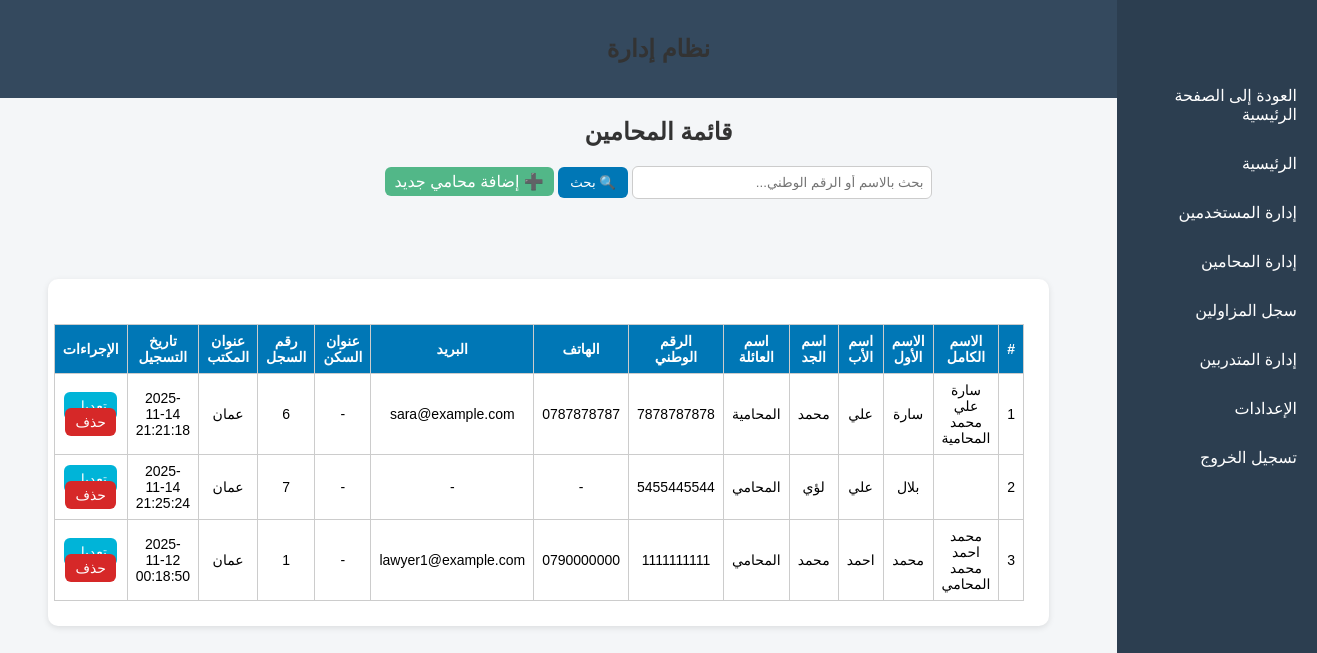
The app's page /admin/lawyers/syndicate_lawyers.php (signed in), older data.
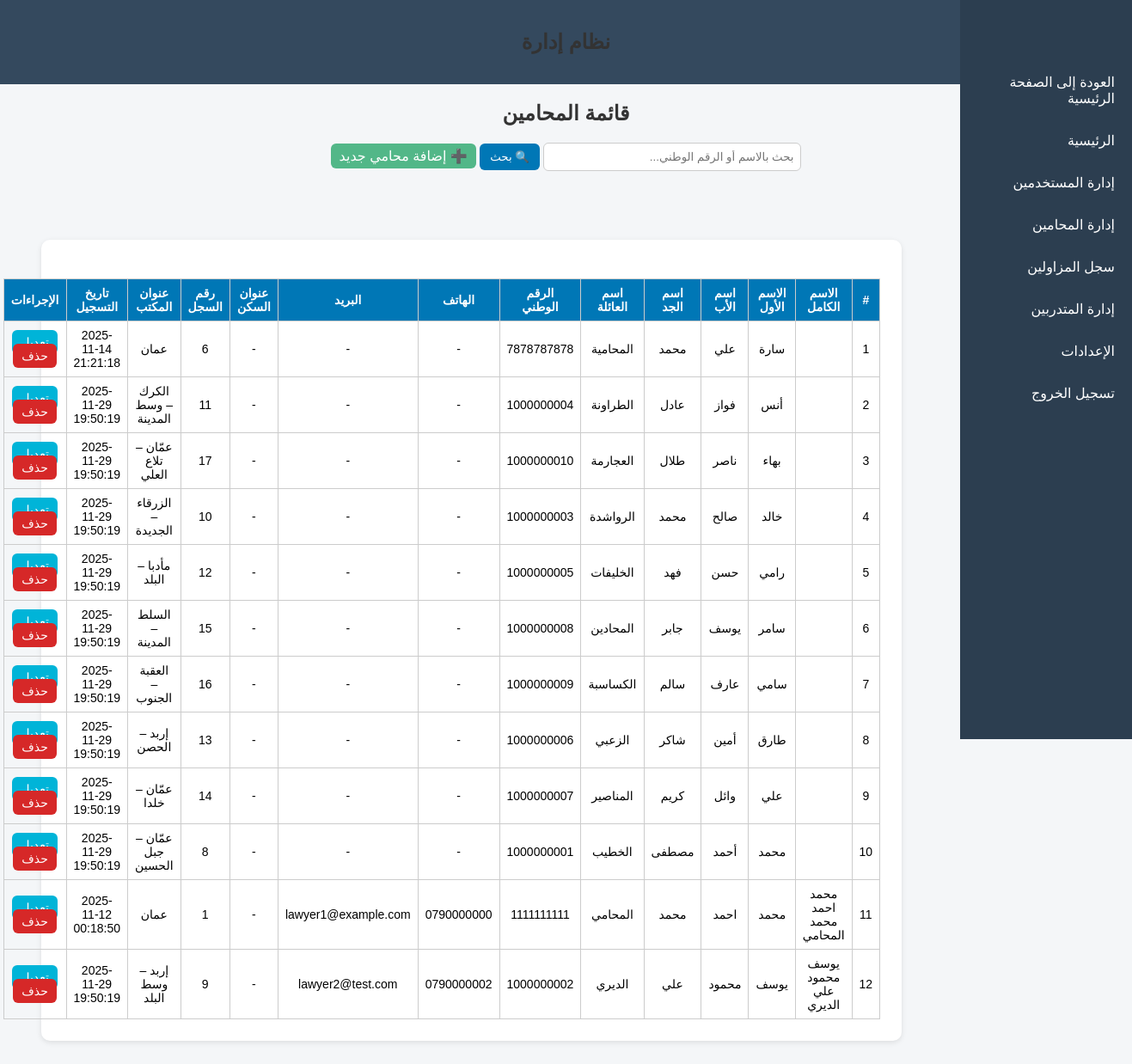
The same page, newer data.
### tables this page shows
CREATE TABLE `lawyers_syndicate` (
  `syndicate_id` int(11) NOT NULL,
  `lawyer_name` varchar(200) NOT NULL,
  `national_id` varchar(30) NOT NULL,
  `office_address` varchar(255) DEFAULT NULL,
  `phone` varchar(30) DEFAULT NULL,
  `email` varchar(150) DEFAULT NULL,
  `notes` text DEFAULT NULL,
  `created_at` datetime NOT NULL DEFAULT current_timestamp(),
  `full_name` varchar(200) DEFAULT NULL,
  `first_name` varchar(100) DEFAULT NULL,
  `father_name` varchar(100) DEFAULT NULL,
  `grandfather_name` varchar(100) DEFAULT NULL,
  `family_name` varchar(100) DEFAULT NULL,
  `highschool_certificate` enum('نعم','لا') DEFAULT 'لا',
  `university_degree` enum('بكالوريوس','ماجستير','دكتوراه') DEFAULT NULL,
  `no_conviction_doc` varchar(255) DEFAULT NULL,
  `good_conduct_doc` varchar(255) DEFAULT NULL,
  `social_security` enum('نعم','لا') DEFAULT 'لا',
  `social_security_number` varchar(100) DEFAULT NULL
);

CREATE TABLE `users` (
  `user_id` int(11) NOT NULL,
  `full_name` varchar(200) NOT NULL,
  `national_id` varchar(30) NOT NULL,
  `phone` varchar(30) DEFAULT NULL,
  `email` varchar(150) DEFAULT NULL,
  `address` varchar(255) DEFAULT NULL,
  `password` varchar(255) NOT NULL,
  `role` enum('trainee','lawyer','admin') NOT NULL DEFAULT 'trainee',
  `created_at` datetime NOT NULL DEFAULT current_timestamp(),
  `updated_at` datetime NOT NULL DEFAULT current_timestamp() ON UPDATE current_timestamp()
);

### admin/lawyers/syndicate_lawyers.php (the view, shortened to what this page needs)
<?php
require_once("../../config/db.php");
include("../includes/header.php");
$search = isset($_GET['search']) ? trim($_GET['search']) : '';
$query = "
    SELECT lm.*, u.full_name, u.national_id AS user_national_id, u.phone, u.email
    FROM lawyers_syndicate lm
    LEFT JOIN lawyers l ON lm.syndicate_id = l.syndicate_id
    LEFT JOIN users u ON l.user_id = u.user_id
";
$query .= " ORDER BY lm.lawyer_name ASC";
$stmt = $pdo->prepare($query);
if ($search) {
    $stmt->execute([":s" => "%$search%"]);
} else {
    $stmt->execute();
}
$lawyers = $stmt->fetchAll(PDO::FETCH_ASSOC);
?>
<!DOCTYPE html>
<html lang="ar" dir="rtl">
<head>
<link rel="stylesheet" href="../../assets/css/admin.css">
</head>
<body>
<h2>قائمة المحامين</h2>
<form method="GET">
    <input type="text" name="search" placeholder="بحث بالاسم أو الرقم الوطني..." value="<?= htmlspecialchars($search) ?>">
    <button type="submit">🔍 بحث</button>
    <a href="add_syndicate_lawyer.php" class="btn" style="background:#52b788;">➕ إضافة محامي جديد</a>
</form>
<div class="admin-container">
<?php include("../includes/sidebar.php"); ?>
<div class="container">
<?php if ($lawyers): ?>
<table>
<thead>
<tr>
    <th>#</th>
    <th>الاسم الكامل</th>
    <th>الاسم الأول</th>
    <th>اسم الأب</th>
    <th>اسم الجد</th>
    <th>اسم العائلة</th>
    <th>الرقم الوطني</th>
    <th>الهاتف</th>
    <th>البريد</th>
    <th>عنوان السكن</th>
    <th>رقم السجل</th>
    <th>عنوان المكتب</th>
    <th>تاريخ التسجيل</th>
    <th>الإجراءات</th>
</tr>
</thead>
<tbody>
<?php foreach ($lawyers as $i => $l): ?>
<tr>
    <td><?= $i+1 ?></td>
    <td><?= htmlspecialchars($l['full_name'] ?? $l['full_name']) ?></td>
    <td><?= htmlspecialchars($l['first_name'] ?? '-') ?></td>
    <td><?= htmlspecialchars($l['father_name'] ?? '-') ?></td>
    <td><?= htmlspecialchars($l['grandfather_name'] ?? '-') ?></td>
    <td><?= htmlspecialchars($l['family_name'] ?? '-') ?></td>
    <td><?= htmlspecialchars($l['national_id'] ?? $l['user_national_id']) ?></td>
    <td><?= htmlspecialchars($l['phone'] ?? '-') ?></td>
    <td><?= htmlspecialchars($l['email'] ?? '-') ?></td>
    <td><?= htmlspecialchars($l['home_address'] ?? '-') ?></td>
    <td><?= htmlspecialchars($l['syndicate_id']) ?></td>
    <td><?= htmlspecialchars($l['office_address'] ?? '-') ?></td>
    <td><?= htmlspecialchars($l['created_at'] ?? '-') ?></td>
    <td>
        <a href="edit_syndicate_lawyer.php?id=<?= $l['syndicate_id'] ?>" class="btn edit-btn">تعديل</a>
        <a href="delete_syndicate_lawyer.php?id=<?= $l['syndicate_id'] ?>" class="btn delete-btn" onclick="return confirm('هل أنت متأكد من حذف هذا المحامي؟')">حذف</a>
    </td>
</tr>
<?php endforeach; ?>
</tbody>
</table>
<?php else: ?>
<p class="no-data">لا توجد بيانات مطابقة لبحثك.</p>
<?php endif; ?>
</div>
</div>
</body>
</html>

Row changes from the older to the newer data that the page shows:
removed lawyers_syndicate: first_name "بلال", father_name "علي", grandfather_name "لؤي", family_name "المحامي", national "5455445544", phone "-", email "-", home_address "-", syndicate_id "7", office_address "عمان", created_at "2025-11-14 21:25:24"
shown differently, row unchanged: lawyers_syndicate "سارة": users.phone "0787878787" → "-"; users.email "sara@example.com" → "-"; users.full_name "سارة علي محمد المحامية" → (not shown)
added lawyers_syndicate: first_name "أنس", father_name "فواز", grandfather_name "عادل", family_name "الطراونة", national "1000000004", phone "-", email "-", home_address "-", syndicate_id "11", office_address "الكرك – وسط المدينة", created_at "2025-11-29 19:50:19"
added lawyers_syndicate: first_name "بهاء", father_name "ناصر", grandfather_name "طلال", family_name "العجارمة", national "1000000010", phone "-", email "-", home_address "-", syndicate_id "17", office_address "عمّان – تلاع العلي", created_at "2025-11-29 19:50:19"
added lawyers_syndicate: first_name "خالد", father_name "صالح", grandfather_name "محمد", family_name "الرواشدة", national "1000000003", phone "-", email "-", home_address "-", syndicate_id "10", office_address "الزرقاء – الجديدة", created_at "2025-11-29 19:50:19"
added lawyers_syndicate: first_name "رامي", father_name "حسن", grandfather_name "فهد", family_name "الخليفات", national "1000000005", phone "-", email "-", home_address "-", syndicate_id "12", office_address "مأدبا – البلد", created_at "2025-11-29 19:50:19"
added lawyers_syndicate: first_name "سامر", father_name "يوسف", grandfather_name "جابر", family_name "المحادين", national "1000000008", phone "-", email "-", home_address "-", syndicate_id "15", office_address "السلط – المدينة", created_at "2025-11-29 19:50:19"
added lawyers_syndicate: first_name "سامي", father_name "عارف", grandfather_name "سالم", family_name "الكساسبة", national "1000000009", phone "-", email "-", home_address "-", syndicate_id "16", office_address "العقبة – الجنوب", created_at "2025-11-29 19:50:19"
added lawyers_syndicate: first_name "طارق", father_name "أمين", grandfather_name "شاكر", family_name "الزعبي", national "1000000006", phone "-", email "-", home_address "-", syndicate_id "13", office_address "إربد – الحصن", created_at "2025-11-29 19:50:19"
added lawyers_syndicate: first_name "علي", father_name "وائل", grandfather_name "كريم", family_name "المناصير", national "1000000007", phone "-", email "-", home_address "-", syndicate_id "14", office_address "عمّان – خلدا", created_at "2025-11-29 19:50:19"
added lawyers_syndicate: first_name "محمد", father_name "أحمد", grandfather_name "مصطفى", family_name "الخطيب", national "1000000001", phone "-", email "-", home_address "-", syndicate_id "8", office_address "عمّان – جبل الحسين", created_at "2025-11-29 19:50:19"
added lawyers_syndicate: users.full_name "يوسف محمود علي الديري", first_name "يوسف", father_name "محمود", grandfather_name "علي", family_name "الديري", national "1000000002", users.phone "0790000002", users.email "lawyer2@test.com", home_address "-", syndicate_id "9", office_address "إربد – وسط البلد", created_at "2025-11-29 19:50:19"
